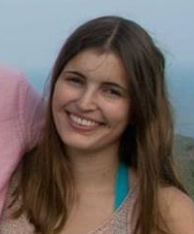
#> input picture images/yaiza1.PNG, 194 x 234 px
$ python face_repo.py
#> lines starting #> are read from the running program, lines starting #| are printed output that depends on the picture
### util.py
import random
import cv2
import numpy as np

def get_random_hash():
    return ''.join(random.choice('0123456789ABCDEF') for i in range(16))


def write_image(path, data):
#> called with path = 'images/yaiza_CD18FC9FB6494384.jpg', data = 'images/yaiza1.PNG'
    if type(data) is str:
        data = cv2.imread(data)
#> data is the input picture: shape (234, 194, 3); mean B, G, R 95.8, 100, 111.8
    cv2.imwrite(path, np.array(data))

### face_repo.py
import json
import os
import util


class FaceRepo:
    def __init__(self):
        self.database_path = 'database.json'
        self.load_db()

    def load_db(self):
        if os.path.isfile(self.database_path):
            f = open(self.database_path, 'r')
            self.db = json.loads(f.read())
            f.close()
        else:
            self.db = []
            f = open(self.database_path, 'w')
            f.write(json.dumps(self.db))
            f.close()


    def find_user(self, user_name):
        results = list(filter(lambda u: u['name'] == user_name, self.db))
        if len(results) > 0:
            return results[0]
        else:
            return None

    def add_face(self, name, face_image):
        name = name.lower()
        entry = self.find_user(name)
        image_path = os.path.join('images/', f'{name}_{util.get_random_hash()}.jpg')
        util.write_image(image_path, face_image)
        if entry is not None:
            entry['faces'].append(image_path)
        else:
            entry = {
                'name': name,
                'faces': [
                    image_path
                ]
            }
            self.db.append(entry)
        self.flush()

    def get_all_faces(self):
        labels = []
        faces = []
        for i in self.db:
            for f in i['faces']:
                faces.append(f)
                labels.append(i['name'])
        return faces, labels

    def flush(self):
        f = open(self.database_path, 'w')
        f.write(json.dumps(self.db))
        f.close()


if __name__ == "__main__":
    repo = FaceRepo()
    repo.add_face('yaiza', 'images/yaiza1.PNG')
    repo.add_face('yaiza', 'images/yaiza2.PNG')
#> call 2 of write_image, with path = 'images/yaiza_932AF3BDA6FE8102.jpg', data = 'images/yaiza2.PNG'
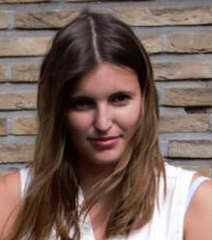
#> input picture images/yaiza2.PNG, 212 x 240 px
#> in write_image, data is the input picture: shape (240, 212, 3); mean B, G, R 90.7, 99.1, 120.7
    repo.add_face('yaiza', 'images/yaiza3.PNG')
#> call 3 of write_image, with path = 'images/yaiza_C0FA7A26774E22AF.jpg', data = 'images/yaiza3.PNG'
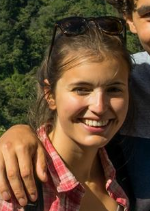
#> input picture images/yaiza3.PNG, 150 x 211 px
#> in write_image, data is the input picture: shape (211, 150, 3); mean B, G, R 49.6, 73, 97.2

    repo.add_face('stig', 'images/stig1.PNG')
#> call 4 of write_image, with path = 'images/stig_3993A69E2CA79565.jpg', data = 'images/stig1.PNG'
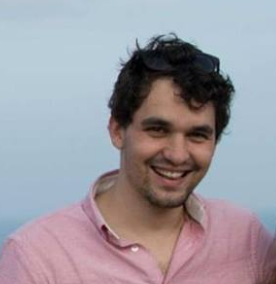
#> input picture images/stig1.PNG, 276 x 284 px
#> in write_image, data is the input picture: shape (284, 276, 3); mean B, G, R 159.7, 151.8, 155.9
    repo.add_face('stig', 'images/stig2.PNG')
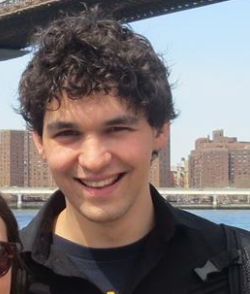
#> input picture images/stig2.PNG, 250 x 294 px
#> in write_image, data is the input picture: shape (294, 250, 3); mean B, G, R 110.2, 110.9, 120.2
    repo.add_face('stig', 'images/stig3.PNG')
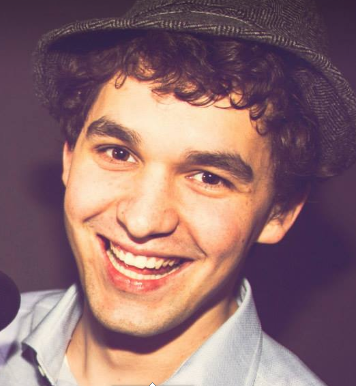
#> input picture images/stig3.PNG, 356 x 386 px
#> in write_image, data is the input picture: shape (386, 356, 3); mean B, G, R 109.7, 107.7, 142.1
